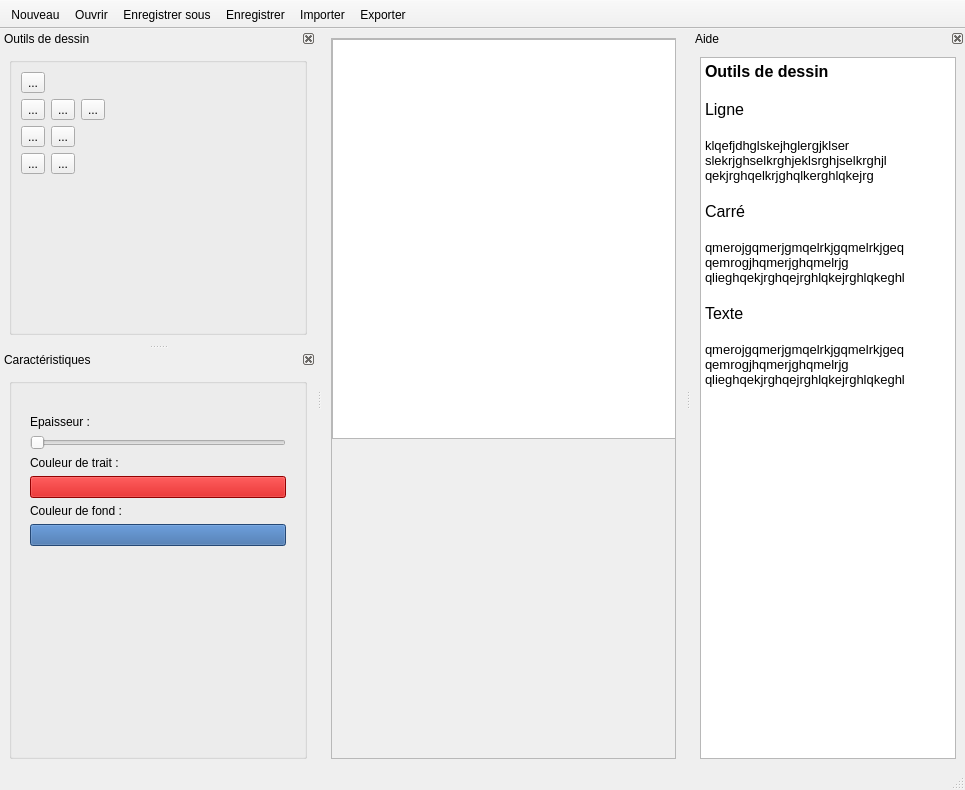
<?xml version="1.0" encoding="UTF-8"?>
<ui version="4.0">
 <class>MainWindow</class>
 <widget class="QMainWindow" name="MainWindow">
  <property name="geometry">
   <rect>
    <x>0</x>
    <y>0</y>
    <width>965</width>
    <height>790</height>
   </rect>
  </property>
  <property name="windowTitle">
   <string>MainWindow</string>
  </property>
  <property name="documentMode">
   <bool>false</bool>
  </property>
  <widget class="QWidget" name="centralwidget">
   <layout class="QGridLayout" name="gridLayout_6">
    <item row="0" column="0">
     <widget class="QScrollArea" name="scrollArea">
      <property name="widgetResizable">
       <bool>true</bool>
      </property>
      <widget class="QWidget" name="scrollAreaWidgetContents">
       <property name="geometry">
        <rect>
         <x>0</x>
         <y>0</y>
         <width>349</width>
         <height>709</height>
        </rect>
       </property>
       <widget class="QGraphicsView" name="drawZone">
        <property name="geometry">
         <rect>
          <x>0</x>
          <y>0</y>
          <width>400</width>
          <height>400</height>
         </rect>
        </property>
       </widget>
      </widget>
     </widget>
    </item>
   </layout>
  </widget>
  <widget class="QToolBar" name="toolBar">
   <property name="windowTitle">
    <string>toolBar</string>
   </property>
   <property name="movable">
    <bool>false</bool>
   </property>
   <property name="allowedAreas">
    <set>Qt::AllToolBarAreas</set>
   </property>
   <property name="floatable">
    <bool>false</bool>
   </property>
   <attribute name="toolBarArea">
    <enum>TopToolBarArea</enum>
   </attribute>
   <attribute name="toolBarBreak">
    <bool>false</bool>
   </attribute>
   <addaction name="actionNouveau"/>
   <addaction name="actionOuvrir"/>
   <addaction name="actionEnregistrer_sous"/>
   <addaction name="actionEnregistrer"/>
   <addaction name="actionImporter"/>
   <addaction name="actionExporter"/>
  </widget>
  <widget class="QDockWidget" name="dockWidget_2">
   <property name="sizePolicy">
    <sizepolicy hsizetype="Expanding" vsizetype="Minimum">
     <horstretch>0</horstretch>
     <verstretch>0</verstretch>
    </sizepolicy>
   </property>
   <property name="minimumSize">
    <size>
     <width>211</width>
     <height>300</height>
    </size>
   </property>
   <property name="autoFillBackground">
    <bool>false</bool>
   </property>
   <property name="styleSheet">
    <string notr="true">border-bottom-color: rgb(164, 0, 0);</string>
   </property>
   <property name="floating">
    <bool>false</bool>
   </property>
   <property name="features">
    <set>QDockWidget::DockWidgetClosable|QDockWidget::DockWidgetMovable</set>
   </property>
   <property name="windowTitle">
    <string>Outils de dessin</string>
   </property>
   <attribute name="dockWidgetArea">
    <number>1</number>
   </attribute>
   <widget class="QWidget" name="dockWidgetContents_2">
    <layout class="QGridLayout" name="gridLayout_4">
     <item row="0" column="0">
      <widget class="QGroupBox" name="groupBox">
       <property name="sizePolicy">
        <sizepolicy hsizetype="Expanding" vsizetype="Expanding">
         <horstretch>0</horstretch>
         <verstretch>0</verstretch>
        </sizepolicy>
       </property>
       <property name="title">
        <string/>
       </property>
       <property name="alignment">
        <set>Qt::AlignJustify|Qt::AlignVCenter</set>
       </property>
       <property name="flat">
        <bool>false</bool>
       </property>
       <layout class="QGridLayout" name="gridLayout_3">
        <item row="0" column="0">
         <layout class="QVBoxLayout" name="verticalLayout_2">
          <item>
           <layout class="QHBoxLayout" name="horizontalLayout_4">
            <item>
             <widget class="QToolButton" name="toolButton">
              <property name="text">
               <string>...</string>
              </property>
              <property name="icon">
               <iconset resource="ressources.qrc">
                <normaloff>:/Icons/ressources/draw_line.png</normaloff>:/Icons/ressources/draw_line.png</iconset>
              </property>
              <property name="iconSize">
               <size>
                <width>32</width>
                <height>32</height>
               </size>
              </property>
              <property name="checkable">
               <bool>true</bool>
              </property>
              <property name="autoExclusive">
               <bool>true</bool>
              </property>
             </widget>
            </item>
            <item>
             <spacer name="horizontalSpacer">
              <property name="orientation">
               <enum>Qt::Horizontal</enum>
              </property>
              <property name="sizeHint" stdset="0">
               <size>
                <width>40</width>
                <height>20</height>
               </size>
              </property>
             </spacer>
            </item>
           </layout>
          </item>
          <item>
           <layout class="QHBoxLayout" name="horizontalLayout_3">
            <item>
             <widget class="QToolButton" name="toolButton_2">
              <property name="text">
               <string>...</string>
              </property>
              <property name="icon">
               <iconset resource="ressources.qrc">
                <normaloff>:/Icons/ressources/Square.png</normaloff>:/Icons/ressources/Square.png</iconset>
              </property>
              <property name="iconSize">
               <size>
                <width>32</width>
                <height>32</height>
               </size>
              </property>
              <property name="checkable">
               <bool>true</bool>
              </property>
              <property name="autoExclusive">
               <bool>true</bool>
              </property>
              <property name="popupMode">
               <enum>QToolButton::DelayedPopup</enum>
              </property>
              <property name="toolButtonStyle">
               <enum>Qt::ToolButtonIconOnly</enum>
              </property>
              <property name="autoRaise">
               <bool>false</bool>
              </property>
              <property name="arrowType">
               <enum>Qt::NoArrow</enum>
              </property>
             </widget>
            </item>
            <item>
             <widget class="QToolButton" name="toolButton_6">
              <property name="text">
               <string>...</string>
              </property>
              <property name="icon">
               <iconset resource="ressources.qrc">
                <normaloff>:/Icons/ressources/Circle.png</normaloff>:/Icons/ressources/Circle.png</iconset>
              </property>
              <property name="iconSize">
               <size>
                <width>32</width>
                <height>32</height>
               </size>
              </property>
              <property name="checkable">
               <bool>true</bool>
              </property>
              <property name="autoExclusive">
               <bool>true</bool>
              </property>
              <property name="popupMode">
               <enum>QToolButton::DelayedPopup</enum>
              </property>
              <property name="toolButtonStyle">
               <enum>Qt::ToolButtonIconOnly</enum>
              </property>
              <property name="autoRaise">
               <bool>false</bool>
              </property>
              <property name="arrowType">
               <enum>Qt::NoArrow</enum>
              </property>
             </widget>
            </item>
            <item>
             <widget class="QToolButton" name="toolButton_5">
              <property name="text">
               <string>...</string>
              </property>
              <property name="icon">
               <iconset resource="ressources.qrc">
                <normaloff>:/Icons/ressources/Triangle.png</normaloff>:/Icons/ressources/Triangle.png</iconset>
              </property>
              <property name="iconSize">
               <size>
                <width>32</width>
                <height>32</height>
               </size>
              </property>
              <property name="checkable">
               <bool>true</bool>
              </property>
              <property name="autoExclusive">
               <bool>true</bool>
              </property>
              <property name="popupMode">
               <enum>QToolButton::DelayedPopup</enum>
              </property>
              <property name="toolButtonStyle">
               <enum>Qt::ToolButtonIconOnly</enum>
              </property>
              <property name="autoRaise">
               <bool>false</bool>
              </property>
              <property name="arrowType">
               <enum>Qt::NoArrow</enum>
              </property>
             </widget>
            </item>
            <item>
             <spacer name="horizontalSpacer_2">
              <property name="orientation">
               <enum>Qt::Horizontal</enum>
              </property>
              <property name="sizeHint" stdset="0">
               <size>
                <width>40</width>
                <height>20</height>
               </size>
              </property>
             </spacer>
            </item>
           </layout>
          </item>
          <item>
           <layout class="QHBoxLayout" name="horizontalLayout_2">
            <item>
             <widget class="QToolButton" name="toolButton_3">
              <property name="text">
               <string>...</string>
              </property>
              <property name="icon">
               <iconset resource="ressources.qrc">
                <normaloff>:/Icons/ressources/Text2.png</normaloff>:/Icons/ressources/Text2.png</iconset>
              </property>
              <property name="iconSize">
               <size>
                <width>32</width>
                <height>32</height>
               </size>
              </property>
              <property name="checkable">
               <bool>true</bool>
              </property>
              <property name="autoExclusive">
               <bool>true</bool>
              </property>
             </widget>
            </item>
            <item>
             <widget class="QToolButton" name="toolButton_4">
              <property name="text">
               <string>...</string>
              </property>
              <property name="icon">
               <iconset resource="ressources.qrc">
                <normaloff>:/Icons/ressources/picture.png</normaloff>:/Icons/ressources/picture.png</iconset>
              </property>
              <property name="iconSize">
               <size>
                <width>32</width>
                <height>32</height>
               </size>
              </property>
              <property name="checkable">
               <bool>true</bool>
              </property>
              <property name="autoExclusive">
               <bool>true</bool>
              </property>
             </widget>
            </item>
            <item>
             <spacer name="horizontalSpacer_3">
              <property name="orientation">
               <enum>Qt::Horizontal</enum>
              </property>
              <property name="sizeHint" stdset="0">
               <size>
                <width>40</width>
                <height>20</height>
               </size>
              </property>
             </spacer>
            </item>
           </layout>
          </item>
          <item>
           <layout class="QHBoxLayout" name="horizontalLayout">
            <item>
             <widget class="QToolButton" name="toolButton_7">
              <property name="text">
               <string>...</string>
              </property>
              <property name="icon">
               <iconset resource="ressources.qrc">
                <normaloff>:/Icons/ressources/move.png</normaloff>:/Icons/ressources/move.png</iconset>
              </property>
              <property name="iconSize">
               <size>
                <width>32</width>
                <height>32</height>
               </size>
              </property>
              <property name="checkable">
               <bool>true</bool>
              </property>
              <property name="autoExclusive">
               <bool>true</bool>
              </property>
             </widget>
            </item>
            <item>
             <widget class="QToolButton" name="toolButton_8">
              <property name="text">
               <string>...</string>
              </property>
              <property name="icon">
               <iconset resource="ressources.qrc">
                <normaloff>:/Icons/ressources/transform_rotate.png</normaloff>:/Icons/ressources/transform_rotate.png</iconset>
              </property>
              <property name="iconSize">
               <size>
                <width>32</width>
                <height>32</height>
               </size>
              </property>
              <property name="checkable">
               <bool>true</bool>
              </property>
              <property name="autoExclusive">
               <bool>true</bool>
              </property>
             </widget>
            </item>
            <item>
             <spacer name="horizontalSpacer_4">
              <property name="orientation">
               <enum>Qt::Horizontal</enum>
              </property>
              <property name="sizeHint" stdset="0">
               <size>
                <width>40</width>
                <height>20</height>
               </size>
              </property>
             </spacer>
            </item>
           </layout>
          </item>
         </layout>
        </item>
        <item row="1" column="0">
         <spacer name="verticalSpacer">
          <property name="orientation">
           <enum>Qt::Vertical</enum>
          </property>
          <property name="sizeHint" stdset="0">
           <size>
            <width>20</width>
            <height>40</height>
           </size>
          </property>
         </spacer>
        </item>
       </layout>
      </widget>
     </item>
    </layout>
   </widget>
  </widget>
  <widget class="QDockWidget" name="dockWidget_3">
   <property name="sizePolicy">
    <sizepolicy hsizetype="Expanding" vsizetype="Expanding">
     <horstretch>0</horstretch>
     <verstretch>0</verstretch>
    </sizepolicy>
   </property>
   <property name="minimumSize">
    <size>
     <width>211</width>
     <height>397</height>
    </size>
   </property>
   <property name="features">
    <set>QDockWidget::DockWidgetClosable|QDockWidget::DockWidgetMovable</set>
   </property>
   <property name="windowTitle">
    <string>Caractéristiques</string>
   </property>
   <attribute name="dockWidgetArea">
    <number>1</number>
   </attribute>
   <widget class="QWidget" name="dockWidgetContents_3">
    <layout class="QGridLayout" name="gridLayout_2">
     <item row="0" column="0">
      <widget class="QGroupBox" name="groupBox_2">
       <property name="sizePolicy">
        <sizepolicy hsizetype="Expanding" vsizetype="Expanding">
         <horstretch>0</horstretch>
         <verstretch>0</verstretch>
        </sizepolicy>
       </property>
       <property name="minimumSize">
        <size>
         <width>190</width>
         <height>360</height>
        </size>
       </property>
       <property name="title">
        <string/>
       </property>
       <layout class="QHBoxLayout" name="horizontalLayout_6">
        <item>
         <widget class="QStackedWidget" name="stackedWidget">
          <property name="sizePolicy">
           <sizepolicy hsizetype="Maximum" vsizetype="Maximum">
            <horstretch>0</horstretch>
            <verstretch>0</verstretch>
           </sizepolicy>
          </property>
          <property name="currentIndex">
           <number>0</number>
          </property>
          <widget class="QWidget" name="page">
           <layout class="QGridLayout" name="gridLayout_7">
            <item row="0" column="0">
             <layout class="QVBoxLayout" name="verticalLayout_8">
              <item>
               <layout class="QVBoxLayout" name="verticalLayout">
                <item>
                 <widget class="QLabel" name="label">
                  <property name="text">
                   <string>Epaisseur :</string>
                  </property>
                 </widget>
                </item>
                <item>
                 <widget class="QSlider" name="horizontalSlider">
                  <property name="orientation">
                   <enum>Qt::Horizontal</enum>
                  </property>
                 </widget>
                </item>
               </layout>
              </item>
              <item>
               <layout class="QVBoxLayout" name="verticalLayout_6">
                <item>
                 <widget class="QLabel" name="label_2">
                  <property name="text">
                   <string>Couleur de trait :</string>
                  </property>
                 </widget>
                </item>
                <item>
                 <widget class="QPushButton" name="pushButton">
                  <property name="autoFillBackground">
                   <bool>false</bool>
                  </property>
                  <property name="styleSheet">
                   <string notr="true">background-color: rgb(204, 0, 0);</string>
                  </property>
                  <property name="text">
                   <string/>
                  </property>
                 </widget>
                </item>
               </layout>
              </item>
              <item>
               <layout class="QVBoxLayout" name="verticalLayout_7">
                <item>
                 <widget class="QLabel" name="label_3">
                  <property name="text">
                   <string>Couleur de fond :</string>
                  </property>
                 </widget>
                </item>
                <item>
                 <widget class="QPushButton" name="pushButton_2">
                  <property name="autoFillBackground">
                   <bool>false</bool>
                  </property>
                  <property name="styleSheet">
                   <string notr="true">background-color: rgb(52, 101, 164);</string>
                  </property>
                  <property name="text">
                   <string/>
                  </property>
                 </widget>
                </item>
               </layout>
              </item>
             </layout>
            </item>
            <item row="1" column="0">
             <spacer name="verticalSpacer_7">
              <property name="orientation">
               <enum>Qt::Vertical</enum>
              </property>
              <property name="sizeHint" stdset="0">
               <size>
                <width>20</width>
                <height>40</height>
               </size>
              </property>
             </spacer>
            </item>
           </layout>
          </widget>
          <widget class="QWidget" name="page_2">
           <layout class="QGridLayout" name="gridLayout_8">
            <item row="1" column="0">
             <layout class="QVBoxLayout" name="verticalLayout_10">
              <item>
               <widget class="QLabel" name="label_4">
                <property name="text">
                 <string>Couleur de trait :</string>
                </property>
               </widget>
              </item>
              <item>
               <widget class="QPushButton" name="pushButton_3">
                <property name="autoFillBackground">
                 <bool>false</bool>
                </property>
                <property name="styleSheet">
                 <string notr="true">background-color: rgb(204, 0, 0);</string>
                </property>
                <property name="text">
                 <string/>
                </property>
               </widget>
              </item>
             </layout>
            </item>
            <item row="0" column="0">
             <layout class="QVBoxLayout" name="verticalLayout_9">
              <item>
               <widget class="QLabel" name="label_5">
                <property name="text">
                 <string>Epaisseur :</string>
                </property>
               </widget>
              </item>
              <item>
               <widget class="QSlider" name="horizontalSlider_2">
                <property name="orientation">
                 <enum>Qt::Horizontal</enum>
                </property>
               </widget>
              </item>
             </layout>
            </item>
            <item row="2" column="0">
             <spacer name="verticalSpacer_6">
              <property name="orientation">
               <enum>Qt::Vertical</enum>
              </property>
              <property name="sizeHint" stdset="0">
               <size>
                <width>20</width>
                <height>40</height>
               </size>
              </property>
             </spacer>
            </item>
           </layout>
          </widget>
          <widget class="QWidget" name="page_3">
           <layout class="QGridLayout" name="gridLayout">
            <item row="0" column="0">
             <layout class="QGridLayout" name="gridLayout_5">
              <property name="sizeConstraint">
               <enum>QLayout::SetDefaultConstraint</enum>
              </property>
              <item row="1" column="0">
               <layout class="QVBoxLayout" name="verticalLayout_4">
                <item>
                 <widget class="QLabel" name="label_7">
                  <property name="text">
                   <string>Taille :</string>
                  </property>
                 </widget>
                </item>
                <item>
                 <widget class="QSpinBox" name="spinBox">
                  <property name="value">
                   <number>12</number>
                  </property>
                 </widget>
                </item>
               </layout>
              </item>
              <item row="0" column="0">
               <layout class="QVBoxLayout" name="verticalLayout_3">
                <item>
                 <widget class="QLabel" name="label_6">
                  <property name="text">
                   <string>Police :</string>
                  </property>
                 </widget>
                </item>
                <item>
                 <widget class="QFontComboBox" name="fontComboBox"/>
                </item>
               </layout>
              </item>
              <item row="2" column="0">
               <layout class="QVBoxLayout" name="verticalLayout_5">
                <item>
                 <widget class="QLabel" name="label_8">
                  <property name="text">
                   <string>Texte :</string>
                  </property>
                 </widget>
                </item>
                <item>
                 <widget class="QTextEdit" name="textEdit">
                  <property name="sizePolicy">
                   <sizepolicy hsizetype="Expanding" vsizetype="Maximum">
                    <horstretch>0</horstretch>
                    <verstretch>0</verstretch>
                   </sizepolicy>
                  </property>
                 </widget>
                </item>
               </layout>
              </item>
             </layout>
            </item>
           </layout>
          </widget>
         </widget>
        </item>
       </layout>
      </widget>
     </item>
    </layout>
   </widget>
  </widget>
  <widget class="QStatusBar" name="statusBar">
   <property name="sizeGripEnabled">
    <bool>true</bool>
   </property>
  </widget>
  <widget class="QDockWidget" name="dockWidget">
   <property name="sizePolicy">
    <sizepolicy hsizetype="Preferred" vsizetype="Expanding">
     <horstretch>0</horstretch>
     <verstretch>0</verstretch>
    </sizepolicy>
   </property>
   <property name="minimumSize">
    <size>
     <width>250</width>
     <height>536</height>
    </size>
   </property>
   <property name="features">
    <set>QDockWidget::DockWidgetClosable|QDockWidget::DockWidgetMovable</set>
   </property>
   <property name="windowTitle">
    <string>Aide</string>
   </property>
   <attribute name="dockWidgetArea">
    <number>2</number>
   </attribute>
   <widget class="QWidget" name="dockWidgetContents">
    <layout class="QHBoxLayout" name="horizontalLayout_5">
     <item>
      <widget class="QTextEdit" name="textEdit_2">
       <property name="sizePolicy">
        <sizepolicy hsizetype="Expanding" vsizetype="Expanding">
         <horstretch>0</horstretch>
         <verstretch>0</verstretch>
        </sizepolicy>
       </property>
       <property name="minimumSize">
        <size>
         <width>0</width>
         <height>499</height>
        </size>
       </property>
       <property name="autoFillBackground">
        <bool>true</bool>
       </property>
       <property name="readOnly">
        <bool>true</bool>
       </property>
       <property name="html">
        <string>&lt;!DOCTYPE HTML PUBLIC &quot;-//W3C//DTD HTML 4.0//EN&quot; &quot;http://www.w3.org/TR/REC-html40/strict.dtd&quot;&gt;
&lt;html&gt;&lt;head&gt;&lt;meta name=&quot;qrichtext&quot; content=&quot;1&quot; /&gt;&lt;style type=&quot;text/css&quot;&gt;
p, li { white-space: pre-wrap; }
&lt;/style&gt;&lt;/head&gt;&lt;body style=&quot; font-family:'Ubuntu'; font-size:11pt; font-weight:400; font-style:normal;&quot;&gt;
&lt;p style=&quot; margin-top:0px; margin-bottom:0px; margin-left:0px; margin-right:0px; -qt-block-indent:0; text-indent:0px;&quot;&gt;&lt;span style=&quot; font-family:'MS Shell Dlg 2'; font-size:12pt; font-weight:600;&quot;&gt;Outils de dessin&lt;/span&gt;&lt;/p&gt;
&lt;p style=&quot;-qt-paragraph-type:empty; margin-top:0px; margin-bottom:0px; margin-left:0px; margin-right:0px; -qt-block-indent:0; text-indent:0px; font-family:'MS Shell Dlg 2'; font-size:12pt; font-weight:600;&quot;&gt;&lt;br /&gt;&lt;/p&gt;
&lt;p style=&quot; margin-top:0px; margin-bottom:0px; margin-left:0px; margin-right:0px; -qt-block-indent:0; text-indent:0px;&quot;&gt;&lt;span style=&quot; font-family:'MS Shell Dlg 2'; font-size:12pt;&quot;&gt;Ligne&lt;/span&gt;&lt;/p&gt;
&lt;p style=&quot;-qt-paragraph-type:empty; margin-top:0px; margin-bottom:0px; margin-left:0px; margin-right:0px; -qt-block-indent:0; text-indent:0px; font-family:'MS Shell Dlg 2'; font-size:12pt; font-weight:600;&quot;&gt;&lt;br /&gt;&lt;/p&gt;
&lt;p style=&quot; margin-top:0px; margin-bottom:0px; margin-left:0px; margin-right:0px; -qt-block-indent:0; text-indent:0px;&quot;&gt;&lt;span style=&quot; font-family:'MS Shell Dlg 2'; font-size:10pt;&quot;&gt;klqefjdhglskejhglergjklser&lt;/span&gt;&lt;/p&gt;
&lt;p style=&quot; margin-top:0px; margin-bottom:0px; margin-left:0px; margin-right:0px; -qt-block-indent:0; text-indent:0px;&quot;&gt;&lt;span style=&quot; font-family:'MS Shell Dlg 2'; font-size:10pt;&quot;&gt;slekrjghselkrghjeklsrghjselkrghjl&lt;/span&gt;&lt;/p&gt;
&lt;p style=&quot; margin-top:0px; margin-bottom:0px; margin-left:0px; margin-right:0px; -qt-block-indent:0; text-indent:0px;&quot;&gt;&lt;span style=&quot; font-family:'MS Shell Dlg 2'; font-size:10pt;&quot;&gt;qekjrghqelkrjghqlkerghlqkejrg&lt;/span&gt;&lt;/p&gt;
&lt;p style=&quot;-qt-paragraph-type:empty; margin-top:0px; margin-bottom:0px; margin-left:0px; margin-right:0px; -qt-block-indent:0; text-indent:0px; font-family:'MS Shell Dlg 2'; font-size:12pt; font-weight:600;&quot;&gt;&lt;br /&gt;&lt;/p&gt;
&lt;p style=&quot; margin-top:0px; margin-bottom:0px; margin-left:0px; margin-right:0px; -qt-block-indent:0; text-indent:0px;&quot;&gt;&lt;span style=&quot; font-family:'MS Shell Dlg 2'; font-size:12pt;&quot;&gt;Carré&lt;/span&gt;&lt;/p&gt;
&lt;p style=&quot;-qt-paragraph-type:empty; margin-top:0px; margin-bottom:0px; margin-left:0px; margin-right:0px; -qt-block-indent:0; text-indent:0px; font-family:'MS Shell Dlg 2'; font-size:12pt;&quot;&gt;&lt;br /&gt;&lt;/p&gt;
&lt;p style=&quot; margin-top:0px; margin-bottom:0px; margin-left:0px; margin-right:0px; -qt-block-indent:0; text-indent:0px;&quot;&gt;&lt;span style=&quot; font-family:'MS Shell Dlg 2'; font-size:10pt;&quot;&gt;qmerojgqmerjgmqelrkjgqmelrkjgeq&lt;/span&gt;&lt;/p&gt;
&lt;p style=&quot; margin-top:0px; margin-bottom:0px; margin-left:0px; margin-right:0px; -qt-block-indent:0; text-indent:0px;&quot;&gt;&lt;span style=&quot; font-family:'MS Shell Dlg 2'; font-size:10pt;&quot;&gt;qemrogjhqmerjghqmelrjg&lt;/span&gt;&lt;/p&gt;
&lt;p style=&quot; margin-top:0px; margin-bottom:0px; margin-left:0px; margin-right:0px; -qt-block-indent:0; text-indent:0px;&quot;&gt;&lt;span style=&quot; font-family:'MS Shell Dlg 2'; font-size:10pt;&quot;&gt;qlieghqekjrghqejrghlqkejrghlqkeghl&lt;/span&gt;&lt;/p&gt;
&lt;p style=&quot;-qt-paragraph-type:empty; margin-top:0px; margin-bottom:0px; margin-left:0px; margin-right:0px; -qt-block-indent:0; text-indent:0px; font-family:'MS Shell Dlg 2'; font-size:12pt; font-weight:600;&quot;&gt;&lt;br /&gt;&lt;/p&gt;
&lt;p style=&quot; margin-top:0px; margin-bottom:0px; margin-left:0px; margin-right:0px; -qt-block-indent:0; text-indent:0px;&quot;&gt;&lt;span style=&quot; font-family:'MS Shell Dlg 2'; font-size:12pt;&quot;&gt;Texte&lt;/span&gt;&lt;/p&gt;
&lt;p style=&quot;-qt-paragraph-type:empty; margin-top:0px; margin-bottom:0px; margin-left:0px; margin-right:0px; -qt-block-indent:0; text-indent:0px; font-family:'MS Shell Dlg 2'; font-size:12pt;&quot;&gt;&lt;br /&gt;&lt;/p&gt;
&lt;p style=&quot; margin-top:0px; margin-bottom:0px; margin-left:0px; margin-right:0px; -qt-block-indent:0; text-indent:0px;&quot;&gt;&lt;span style=&quot; font-family:'MS Shell Dlg 2'; font-size:10pt;&quot;&gt;qmerojgqmerjgmqelrkjgqmelrkjgeq&lt;/span&gt;&lt;/p&gt;
&lt;p style=&quot; margin-top:0px; margin-bottom:0px; margin-left:0px; margin-right:0px; -qt-block-indent:0; text-indent:0px;&quot;&gt;&lt;span style=&quot; font-family:'MS Shell Dlg 2'; font-size:10pt;&quot;&gt;qemrogjhqmerjghqmelrjg&lt;/span&gt;&lt;/p&gt;
&lt;p style=&quot; margin-top:0px; margin-bottom:0px; margin-left:0px; margin-right:0px; -qt-block-indent:0; text-indent:0px;&quot;&gt;&lt;span style=&quot; font-family:'MS Shell Dlg 2'; font-size:10pt;&quot;&gt;qlieghqekjrghqejrghlqkejrghlqkeghl&lt;/span&gt;&lt;/p&gt;&lt;/body&gt;&lt;/html&gt;</string>
       </property>
      </widget>
     </item>
    </layout>
   </widget>
  </widget>
  <action name="actionNouveau">
   <property name="icon">
    <iconset resource="ressources.qrc">
     <normaloff>:/Icons/ressources/File_Add.png</normaloff>:/Icons/ressources/File_Add.png</iconset>
   </property>
   <property name="text">
    <string>Nouveau</string>
   </property>
   <property name="toolTip">
    <string>&lt;html&gt;&lt;head/&gt;&lt;body&gt;&lt;p&gt;Créer un &lt;span style=&quot; font-weight:600;&quot;&gt;nouveau&lt;/span&gt; dessin&lt;/p&gt;&lt;/body&gt;&lt;/html&gt;</string>
   </property>
  </action>
  <action name="actionOuvrir">
   <property name="icon">
    <iconset resource="ressources.qrc">
     <normaloff>:/Icons/ressources/folder_vertical_open.png</normaloff>:/Icons/ressources/folder_vertical_open.png</iconset>
   </property>
   <property name="text">
    <string>Ouvrir</string>
   </property>
   <property name="toolTip">
    <string>Ouvrir un dessin</string>
   </property>
  </action>
  <action name="actionEnregistrer_sous">
   <property name="icon">
    <iconset resource="ressources.qrc">
     <normaloff>:/Icons/ressources/Save-as.png</normaloff>:/Icons/ressources/Save-as.png</iconset>
   </property>
   <property name="text">
    <string>Enregistrer sous...</string>
   </property>
   <property name="toolTip">
    <string>Enregistrer le fichier sous</string>
   </property>
  </action>
  <action name="actionEnregistrer">
   <property name="icon">
    <iconset resource="ressources.qrc">
     <normaloff>:/Icons/ressources/save.png</normaloff>:/Icons/ressources/save.png</iconset>
   </property>
   <property name="text">
    <string>Enregistrer</string>
   </property>
   <property name="toolTip">
    <string>Enregistrer le fichier</string>
   </property>
  </action>
  <action name="actionImporter">
   <property name="icon">
    <iconset resource="ressources.qrc">
     <normaloff>:/Icons/ressources/import.png</normaloff>:/Icons/ressources/import.png</iconset>
   </property>
   <property name="text">
    <string>Importer</string>
   </property>
   <property name="toolTip">
    <string>Importer un fichier</string>
   </property>
  </action>
  <action name="actionExporter">
   <property name="icon">
    <iconset resource="ressources.qrc">
     <normaloff>:/Icons/ressources/export.png</normaloff>:/Icons/ressources/export.png</iconset>
   </property>
   <property name="text">
    <string>Exporter</string>
   </property>
   <property name="toolTip">
    <string>Exporter le dessin</string>
   </property>
  </action>
 </widget>
 <resources>
  <include location="ressources.qrc"/>
 </resources>
 <connections/>
</ui>
